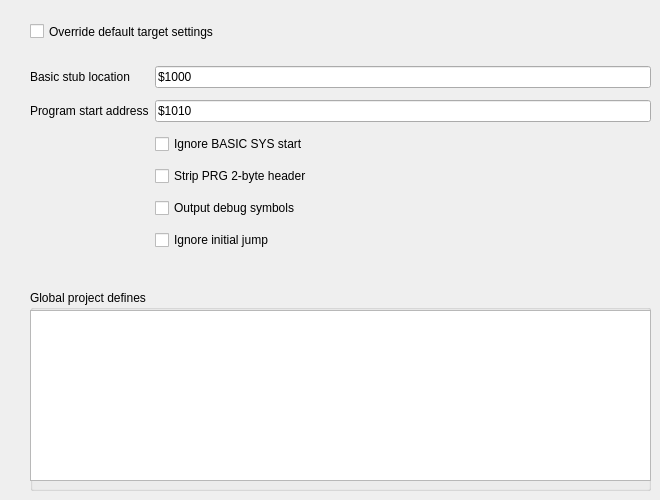
       <widget class="QWidget" name="tab_2">
        <attribute name="title">
         <string>Target settings</string>
        </attribute>
        <widget class="QWidget" name="gridLayoutWidget_6">
         <property name="geometry">
          <rect>
           <x>30</x>
           <y>60</y>
           <width>621</width>
           <height>201</height>
          </rect>
         </property>
         <layout class="QGridLayout" name="gridLayout_7">
          <item row="2" column="1">
           <widget class="QCheckBox" name="chkIgnoreBasic">
            <property name="text">
             <string>Ignore BASIC SYS start</string>
            </property>
           </widget>
          </item>
          <item row="4" column="1">
           <widget class="QCheckBox" name="chkDebugSymbols">
            <property name="text">
             <string>Output debug symbols</string>
            </property>
           </widget>
          </item>
          <item row="0" column="0">
           <widget class="QLabel" name="lblBasicStub">
            <property name="text">
             <string>Basic stub location</string>
            </property>
           </widget>
          </item>
          <item row="1" column="1">
           <widget class="QLineEdit" name="leBasicStartAddress">
            <property name="text">
             <string>$1010</string>
            </property>
           </widget>
          </item>
          <item row="0" column="1">
           <widget class="QLineEdit" name="leProgramStartAddress">
            <property name="text">
             <string>$1000</string>
            </property>
           </widget>
          </item>
          <item row="3" column="1">
           <widget class="QCheckBox" name="chkStripPrg">
            <property name="text">
             <string>Strip PRG 2-byte header</string>
            </property>
           </widget>
          </item>
          <item row="1" column="0">
           <widget class="QLabel" name="lblProgramStartAddress">
            <property name="text">
             <string>Program start address</string>
            </property>
           </widget>
          </item>
          <item row="5" column="1">
           <widget class="QCheckBox" name="chkIgnoreJump">
            <property name="text">
             <string>Ignore initial jump</string>
            </property>
           </widget>
          </item>
         </layout>
        </widget>
        <widget class="QCheckBox" name="chkOverrideTargetSettings">
         <property name="geometry">
          <rect>
           <x>30</x>
           <y>20</y>
           <width>281</width>
           <height>23</height>
          </rect>
         </property>
         <property name="text">
          <string>Override default target settings</string>
         </property>
        </widget>
        <widget class="QGroupBox" name="groupBox_3">
         <property name="geometry">
          <rect>
           <x>30</x>
           <y>290</y>
           <width>621</width>
           <height>201</height>
          </rect>
         </property>
         <property name="title">
          <string>Global project defines</string>
         </property>
         <widget class="QPlainTextEdit" name="txtGlobalDefines">
          <property name="geometry">
           <rect>
            <x>0</x>
            <y>20</y>
            <width>621</width>
            <height>171</height>
           </rect>
          </property>
         </widget>
        </widget>
       </widget>
